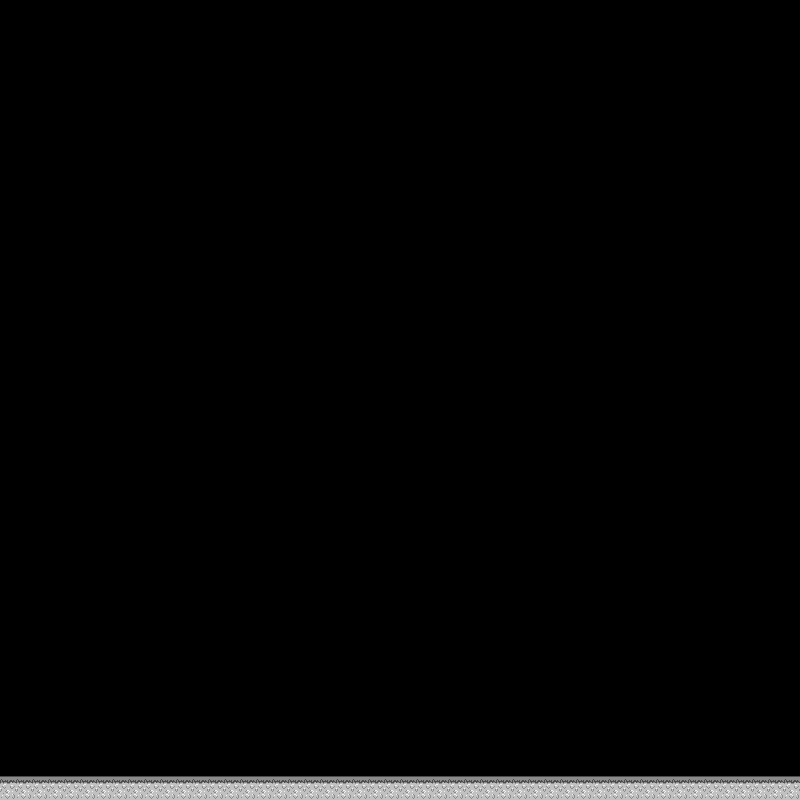

A level layout from a 2D game, rendered from its tile map. Below: a short description, then the map file with tile-grid data replaced by summaries:
An orthogonal 100x100 tile map with 8x8 px tiles, 1 tile layer (Tile Layer 1).

<map version="1.0" orientation="orthogonal" width="100" height="100" tilewidth="8" tileheight="8">
 <tileset firstgid="1" name="gbjam3-game-tile-atlas-1" tilewidth="8" tileheight="8">
  <image source="gbjam3-game-tile-atlas-1.png" width="256" height="256" />
 </tileset>
 <layer name="Tile Layer 1" width="100" height="100">
  <data>[10000 cells, 300 non-empty, 6 distinct tile ids]</data>
 </layer>
</map>
